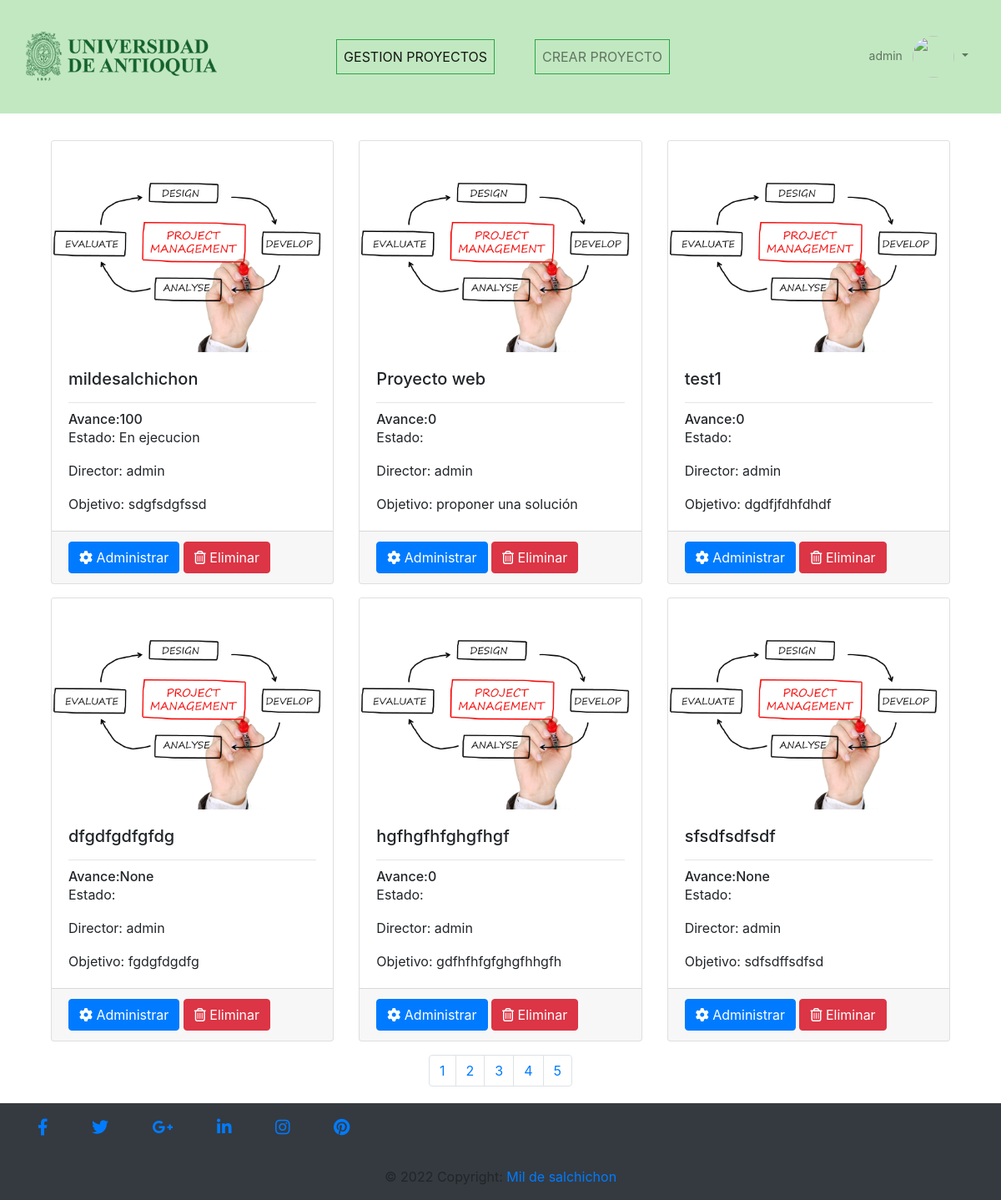
The app's page / (signed in), older data.
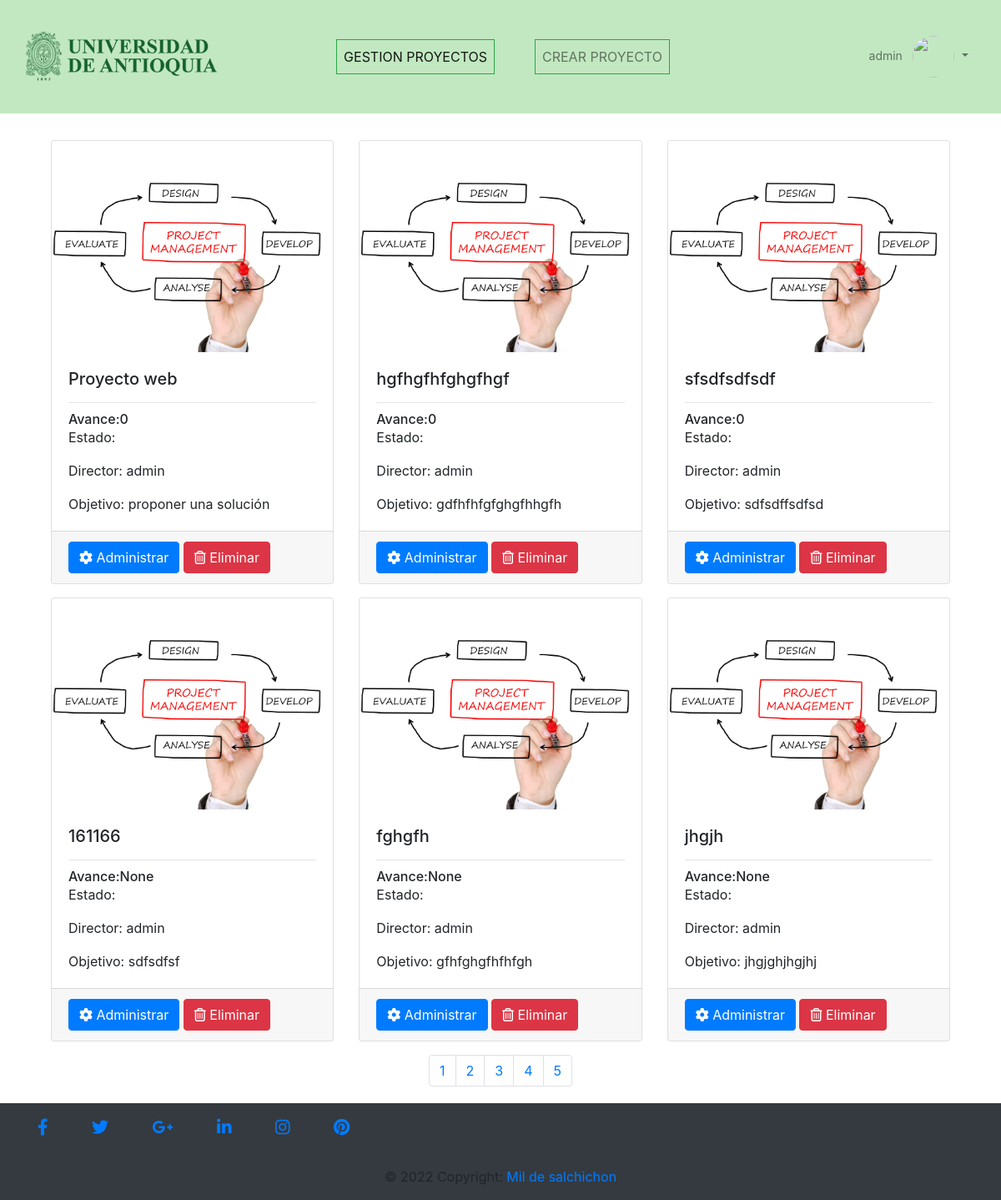
The same page, newer data.
### gestion/models.py (models this page shows, shortened)
class Proyecto(models.Model):
    estados = (('FFinalizado','Finalizado'),('En ejecucion','En ejecucion'))
    nombre = models.CharField(max_length=100)
    objetivo_general = models.CharField(max_length=100)
    fecha_inicio = models.DateField()
    fecha_fin = models.DateField()
    director = models.ForeignKey(User, on_delete=models.CASCADE)
    presupuesto = models.CharField(max_length=100)
    porcentaje_avance = models.IntegerField(null = True)
    estado = models.CharField(max_length=20, choices=estados)
    class meta:
        db_table= 'proyecto'
        verbose_name= 'Proyecto'
        verbose_name_plural='Proyectos'
        ordering=['id']

### gestion/views.py (the view)
# urls.py: path('',include("gestion.urls")),
@login_required(login_url='login')
def gestion(request):
    listado_posts =Proyecto.objects.filter(director=request.user.id)
    paginator = Paginator(listado_posts, 6)
    pagina = request.GET.get("page") or 1
    posts = paginator.get_page(pagina)
    pagina_actual = int(pagina)
    paginas = range(1, posts.paginator.num_pages + 1)
    return render(request, "gestion_proyecto.html",{"projects":posts,"paginas": paginas, "pagina_actual": pagina_actual })

### Templates/gestion_proyecto.html (shortened to what this page needs)
{% extends 'index.html' %}
{%load static%}
{%block navlink%}
<li class="nav-item px-lg-4">
  <a class="nav-link text-uppercase border border-success active" href="{% url 'gestion_proyecto' %}">Gestion proyectos</a>
</li>
<li class="nav-item px-lg-4">
  <a class="nav-link text-uppercase border border-success" href="{% url 'make_project' %}">Crear proyecto</a>
</li>
{%endblock%}
{% block content %}
<div class="bd-masthead mb-3" id="content">
  <div class="container px-4 px-md-3">
    {% if projects  %}
    {% for project in projects  %}
      {% if user == project.director%}
        {% if forloop.first %}<div class="row">{% endif %}
          <div class="col-4 mt-3">
              <div class="card h-100" >
                <img class="card-img-top" src="{% static 'img/banner.jpg'%}" alt="Card image cap">
                <div class="card-body" >
                  <h5 class="card-title">{{project.nombre }}</h5>
                  <hr/>
                  <h6 class="card-subtitle">Avance:{{project.porcentaje_avance }}</h6>
                  <p class="card-text">Estado: {{project.estado }}</p>
                  <p class="card-text">Director: {{project.director }}</p>
                  <p class="card-text">Objetivo: {{project.objetivo_general }}</p>
                </div>
                <div class="card-footer">
                  <a href="{%url 'admin_project' project.id%}" class="btn btn-primary"><i class="fa-solid fa-gear"></i> Administrar</a>
                  <a href="{%url 'delete_proyecto' project.id%}" class="btn btn-danger"><i class="fa-regular fa-trash-can"></i> Eliminar</a>
                </div>
              </div>
          </div>
        {% if forloop.counter|divisibleby:3 %}
          </div><div class="row">
        {% endif %}
      {% endif %}
    {% endfor %}
    {% include "paginat.html"%}
  {% else %}
      <div class="alert alert-danger">no hay nada aqui</div>
  {% endif %}
  </div>
</div>
{% endblock %}

Row changes from the older to the newer data that the page shows:
removed Proyecto: nombre "mildesalchichon", porcentaje_avance "100", estado "En ejecucion", director "admin", objetivo_general "sdgfsdgfssd"
removed Proyecto: nombre "test1", porcentaje_avance "0", director "admin", objetivo_general "dgdfjfdhfdhdf"
removed Proyecto: nombre "dfgdfgdfgfdg", porcentaje_avance "None", director "admin", objetivo_general "fgdgfdgdfg"
changed Proyecto "sfsdfsdfsdf": porcentaje_avance "None" → "0"
now on this page (row unchanged): Proyecto: nombre "161166", porcentaje_avance "None", director "admin", objetivo_general "sdfsdfsf"
now on this page (row unchanged): Proyecto: nombre "fghgfh", porcentaje_avance "None", director "admin", objetivo_general "gfhfghgfhfhfgh"
now on this page (row unchanged): Proyecto: nombre "jhgjh", porcentaje_avance "None", director "admin", objetivo_general "jhgjghjhgjhj"
